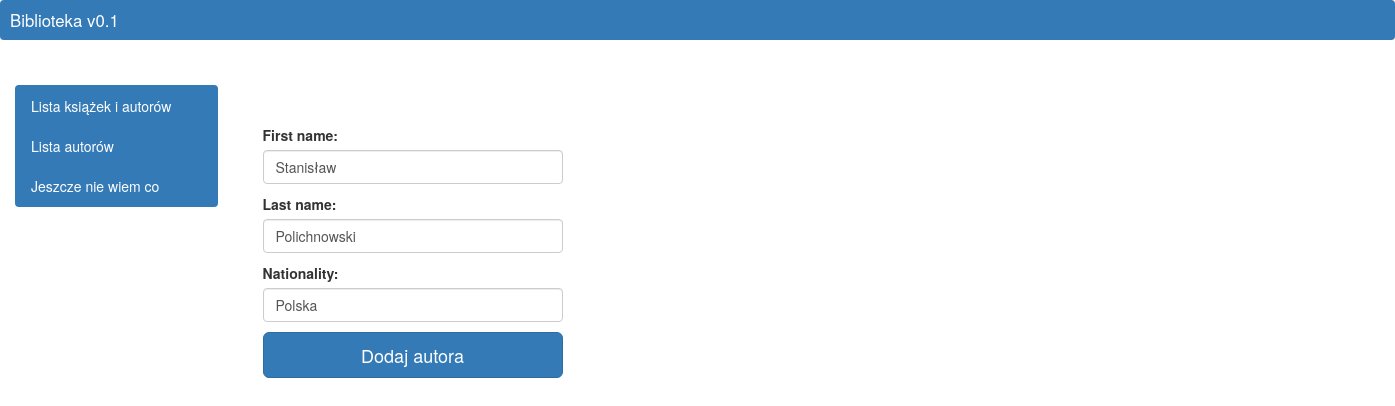
Page /books/1/ on the committed database.
### books/models.py (models this page shows, shortened)
class Author(models.Model):
    first_name = models.CharField(max_length=255)
    last_name = models.CharField(max_length=255)
    nationality = models.CharField(max_length=50)
    class Meta:
        app_label = 'books'
        ordering = ('last_name', )
        verbose_name = 'autor'
        verbose_name_plural = 'autorzy'

### books/views.py (the view)
# urls.py: url(r'^(?P<pk>[0-9]+)/$', AuthorUpdateView.as_view(), name='author_update'),
class AuthorUpdateView(UpdateView):
    model = Author
    success_url = reverse_lazy('book_list')
    template_name = 'authors/author_create.html'
    fields = ['first_name', 'last_name', 'nationality']

### books/templates/authors/author_create.html (shortened to what this page needs)
{% extends 'index.html' %}
{% load staticfiles %}
{% block content %}
<div class="container">
<form class="forms" action="" enctype='multipart/form-data' method="post">
  {{ form.as_p }}
  <button class="btn btn-lg btn-primary btn-block btn-signi" type="submit">Dodaj autora</button>
</form>
</div>
{% endblock %}

### static/css/style.css (style rules this page uses)
.container { margin-top: 40px; }
form { width: 300px; }
form input { display: block; width: 100%; height: 34px; padding: 6px 12px; font-size: 14px; line-height: 1.42857143; color: #555; background-color: #fff; background-image: none; border: 1px solid #ccc; border-radius: 4px; -webkit-box-shadow: inset 0 1px 1px rgba(0, 0, 0, .075); box-shadow: inset 0 1px 1px rgba(0, 0, 0, .075); -webkit-transition: border-color ease-in-out .15s, -webkit-box-shadow ease-in-out .15s; -o-transition: border-color ease-in-out .15s, box-shadow ease-in-out .15s; transition: border-color ease-in-out .15s, box-shadow ease-in-out .15s; }
input { display: inline-block; height: 34px; padding: 6px 12px; font-size: 14px; line-height: 1.42857143; background-color: #fff; background-image: none; border: 1px solid #ccc; border-radius: 4px; -webkit-box-shadow: inset 0 1px 1px rgba(0, 0, 0, .075); box-shadow: inset 0 1px 1px rgba(0, 0, 0, .075); -webkit-transition: border-color ease-in-out .15s, -webkit-box-shadow ease-in-out .15s; -o-transition: border-color ease-in-out .15s, box-shadow ease-in-out .15s; transition: border-color ease-in-out .15s, box-shadow ease-in-out .15s; }

### rows in the picture
Author: first_name "Stanisław", last_name "Polichnowski", nationality "Polska"
